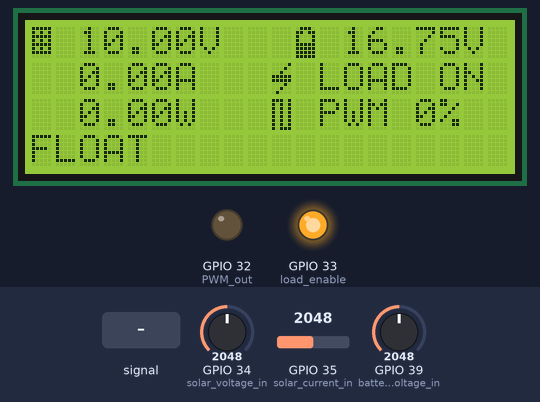
This sketch was run on a simulated ESP32. Parts: 20×4 character LCD, output pins drawn as LEDs (lit = HIGH). Inputs (shaded band) come from the test bench; at power-on: GPIO 39 (battery_voltage_in) = 2048, GPIO 35 (solar_current_in) = 2048, GPIO 34 (solar_voltage_in) = 2048.

Above: at 1.2 s.
1.3 s: GPIO 39 (battery_voltage_in) set to 1248
At 4.0 s:
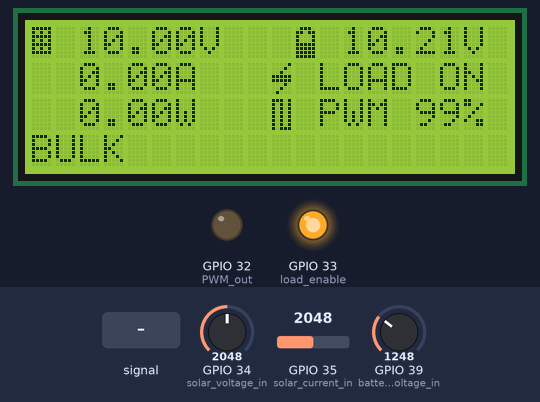
4.3 s: GPIO 39 (battery_voltage_in) set to 1179
At 5.9 s:
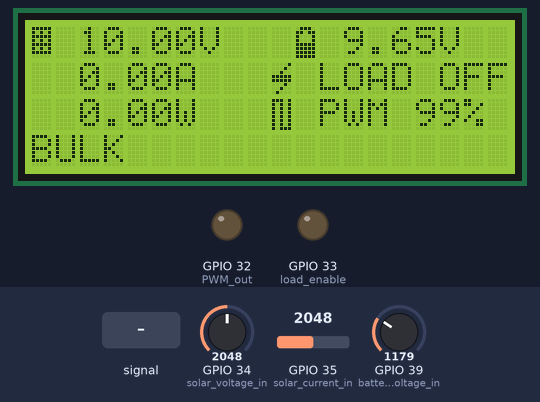
6.6 s: GPIO 35 (solar_current_in) set to 3471
At 9.3 s:
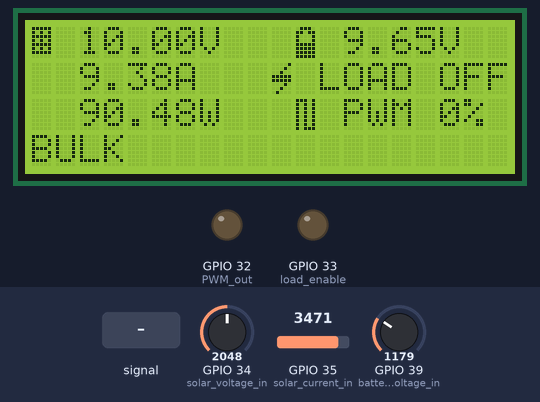
9.6 s: GPIO 35 (solar_current_in) set to 3580
At 11.3 s:
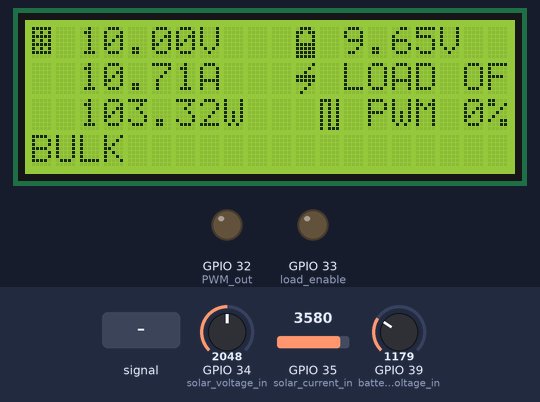
11.6 s: GPIO 39 (battery_voltage_in) set to 2047
At 13.3 s:
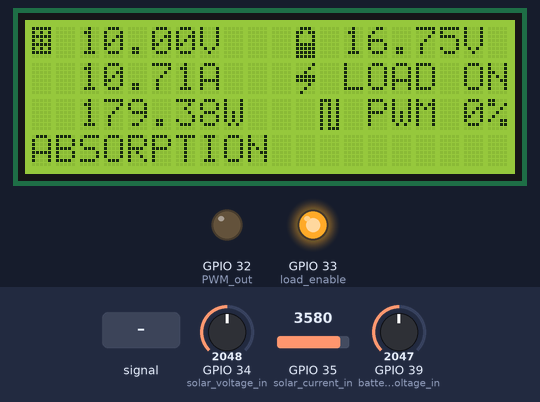
13.6 s: GPIO 34 (solar_voltage_in) fed a 200 Hz sine of ±327 counts around its level
At 15.0 s:
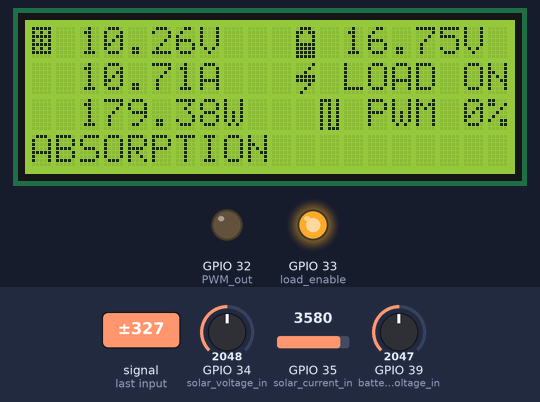
Timing chart, 0 to 16.6 s (numbered marks = the images above; inputs shaded):
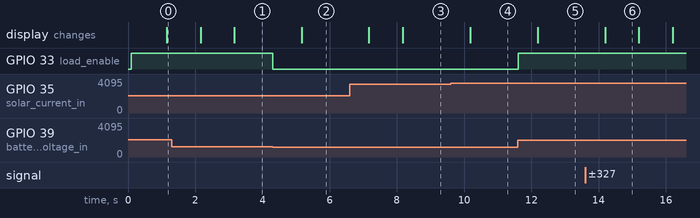

Measured:
- the behaviour switches between 1223 and 1222 on GPIO 39 (battery_voltage_in) (found by bisection; images 1 and 2)
- the behaviour switches between 3521 and 3522 on GPIO 35 (solar_current_in) (found by bisection; images 3 and 4)
- after the input at 1.3 s, the display: first changes after 0.86 s (image 1 shows a later state)
- after the input at 4.3 s, GPIO 33 (load_enable): HIGH → LOW at once; the display: changes after 0.86 s (image 2)
- after the input at 6.6 s, the display: first changes after 0.57 s (image 3 shows a later state)
- after the input at 9.6 s, the display: changes after 0.58 s (image 4)
- after the input at 11.6 s, GPIO 33 (load_enable): LOW → HIGH at once; the display: changes after 0.59 s (image 5)
- after the input at 13.6 s, the display: changes after 0.60 s (image 6)

The sketch:

MPPT_Solar_Charge_Controller.ino
```cpp
//Libraries
#include <Wire.h>
#include <LiquidCrystal_I2C.h>
LiquidCrystal_I2C lcd(0x27,20,4);  //LCD i2c adress sometimes 0x3f or 0x27

//Icons
uint8_t Battery[8]  = {0x0E, 0x1B, 0x11, 0x11, 0x1F, 0x1F, 0x1F, 0x1F};
uint8_t Panel[8]  = {0x1F, 0x15, 0x1F, 0x15, 0x1F, 0x15, 0x1F, 0x00};
uint8_t Pwm[8]  = {0x1D, 0x15, 0x15, 0x15, 0x15,0x15, 0x15, 0x17};
uint8_t Flash[8]  = {0x01, 0x02, 0x04, 0x1F, 0x1F, 0x02, 0x04, 0x08};


//Constants
#define bulk_voltage_max 14.5
#define bulk_voltage_min 13
#define absorption_voltage 14.7
#define float_voltage_max 13
#define battery_min_voltage 10
#define solar_min_voltage 19
#define charging_current 2.0
#define absorption_max_current 2.0
#define absorption_min_current 0.1
#define float_voltage_min 13.2
#define float_voltage 13.4
#define float_max_current 0.12
#define LCD_refresh_rate 1000
byte BULK = 0;        //Give values to each mode
byte ABSORPTION = 1;
byte FLOAT = 2;
byte mode = 0;        //We start with mode 0 BULK

//Inputs
#define solar_voltage_in 34
#define solar_current_in 35
#define battery_voltage_in 39

//Outputs
#define PWM_out 32
#define load_enable 33

//Variables
float bat_voltage = 0;
int pwm_value = 0;
float solar_current = 0;
float current_factor = 0.1;       //Value defined by manufacturer ACS712 20A = 0.1
float solar_voltage = 0;
float solar_power = 0;
String load_status = "OFF";
int pwm_percentage = 0;
unsigned long before_millis = 0;
unsigned long now_millis = 0;
String mode_str = "BULK";


void setup(){
  pinMode(solar_voltage_in,INPUT);    //Set pins as inputs
  pinMode(solar_current_in,INPUT);
  pinMode(battery_voltage_in,INPUT);

  pinMode(PWM_out,OUTPUT);            //Set pins as OUTPUTS
  digitalWrite(PWM_out,LOW);          //Set PWM to LOW so MSOFET is off
  pinMode(load_enable,OUTPUT);
  digitalWrite(load_enable,LOW);      //Start with the relay turned off
  //TCCR1B = TCCR1B & B11111000 | B00000001; //timer 1 PWM frequency of 31372.55 Hz
  Serial.begin(9600);

  lcd.init();                 //Init the LCD
  lcd.backlight();            //Activate backlight

  lcd.createChar(0, Battery);
  lcd.createChar(1, Panel);
  lcd.createChar(2, Pwm);
  lcd.createChar(3, Flash);
  before_millis = millis();     //Used for LCD refresh rate
}

void loop(){
  solar_voltage = get_solar_voltage(15);
  bat_voltage =   get_battery_voltage(15);
  solar_current = get_solar_current(15);
  solar_power = bat_voltage * solar_current;
  pwm_percentage = map(pwm_value,0,255,0,100);

  now_millis = millis();
  if(now_millis - before_millis > LCD_refresh_rate)
  {
    before_millis = now_millis;
    lcd.clear();
    lcd.setCursor(0,0);               //Column 0 row 0
    lcd.write(1);                     //Panel icon
    lcd.print(" ");                   //Empty space
    lcd.print(solar_voltage,2);       //Soalr voltage
    lcd.print("V");                   //Volts
    lcd.print("   ");                 //Empty spaces
    lcd.write(0);                     //Battery icon
    lcd.print(" ");                   //Empty space
    lcd.print(bat_voltage,2);         //Battery voltsge
    lcd.print("V");                   //Volts

    lcd.setCursor(0,1);               //Column 0 row 1
    lcd.print("  ");                  //Empty spaces
    lcd.print(solar_current,2);       //Solar current
    lcd.print("A");                   //Ampers
    lcd.print("   ");
    lcd.write(3);                     //Flash icon
    lcd.print(" ");
    lcd.print("LOAD ");               //Print LOAD
    lcd.print(load_status);           //LOAD status

    lcd.setCursor(0,2);               //Column 0 row 2
    lcd.print("  ");                  //Empty spaces
    lcd.print(solar_power,2);         //Solar power
    lcd.print("W");                   //Watts
    lcd.print("   ");
    lcd.write(2);                     //Pwm icon
    lcd.print(" ");
    lcd.print("PWM ");                //Print PWM
    lcd.print(pwm_percentage);        //PWM value
    lcd.print("%");                   //Percentage

    lcd.setCursor(0,3);               //Column 0 row 3
    lcd.print(mode_str);              //Print the mode

  }

  if(bat_voltage < battery_min_voltage){
    digitalWrite(load_enable,LOW);        //We DISABLE the load if battery is undervoltage
    load_status  = "OFF";
  }
  else{
    digitalWrite(load_enable,HIGH);       //We ENABLE the load if battery charged
    load_status  = "ON";
  }

  ///////////////////////////FLOAT///////////////////////////
  ///////////////////////////////////////////////////////////
  if(mode == FLOAT){
    if(bat_voltage < float_voltage_min){
      mode = BULK;
      mode_str = "BULK";
    }

    else{
      if(solar_current > float_max_current){    //If we exceed max current value, we change mode
        mode = BULK;
        mode_str = "BULK";
      }//End if >

      else{
        if(bat_voltage > float_voltage){
          pwm_value--;
          pwm_value = constrain(pwm_value,0,254);
        }

        else {
          pwm_value++;
          pwm_value = constrain(pwm_value,0,254);
        }
      }//End else > float_max_current

      ledcWrite(PWM_out,pwm_value);
    }
  }//END of mode == FLOAT


  //Bulk/Absorption
  else{
    if(bat_voltage < bulk_voltage_min){
      mode = BULK;
      mode_str = "BULK";
    }
    else if(bat_voltage > bulk_voltage_max){
      mode_str = "ABSORPTION";
      mode = ABSORPTION;
    }

    ////////////////////////////BULK///////////////////////////
    ///////////////////////////////////////////////////////////
    if(mode == BULK){
      if(solar_current > charging_current){
        pwm_value--;
        pwm_value = constrain(pwm_value,0,254);
      }

      else {
        pwm_value++;
        pwm_value = constrain(pwm_value,0,254);
      }
      ledcWrite(PWM_out,pwm_value);
    }//End of mode == BULK


    /////////////////////////ABSORPTION/////////////////////////
    ///////////////////////////////////////////////////////////
    if(mode == ABSORPTION){
      if(solar_current > absorption_max_current){    //If we exceed max current value, we reduce duty cycle
        pwm_value--;
        pwm_value = constrain(pwm_value,0,254);
      }//End if > absorption_max_current

      else{
        if(bat_voltage > absorption_voltage){
          pwm_value++;
          pwm_value = constrain(pwm_value,0,254);
        }

        else {
          pwm_value--;
          pwm_value = constrain(pwm_value,0,254);
        }

        if(solar_current < absorption_min_current){
          mode = FLOAT;
          mode_str = "FLOAT";
        }
      }//End else > absorption_max_current

      ledcWrite(PWM_out,pwm_value);
    }// End of mode == absorption_max_current

  }//END of else mode == FLOAT


  //Serial.println(bat_voltage);
}//End void loop


/////////////////////////FUNCTIONS/////////////////////////
///////////////////////////////////////////////////////////
float get_solar_voltage(int n_samples)
{
  float s_voltage = 0;
  for(int i=0; i < n_samples; i++)
  {
    s_voltage += (analogRead(solar_voltage_in) * (5.0 / 4095.0) * (4));
  }
  s_voltage = s_voltage/n_samples;
  if(s_voltage < 0){s_voltage = 0;}
  return(s_voltage);
}


float get_battery_voltage(int n_samples)
{
  float b_voltage = 0;
  for(int i=0; i < n_samples; i++)
  {
    b_voltage += (analogRead(battery_voltage_in) * (5.0 / 4095.0) * (6.7));      //7.36
  }
  b_voltage = b_voltage/n_samples;
  if(b_voltage < 0){b_voltage = 0;}
  return(b_voltage);
}


float get_solar_current(int n_samples)
{
  float Sensor_voltage;
  float current =0;
  for(int i=0; i < n_samples; i++)
  {
    Sensor_voltage = analogRead(solar_current_in) * (5.0 / 4095.0);
    current = current + (Sensor_voltage-3.3)/current_factor;           //2.5
  }
  current = current/n_samples;
  if(current < 0){current = 0;}
  return(current);
}
```
